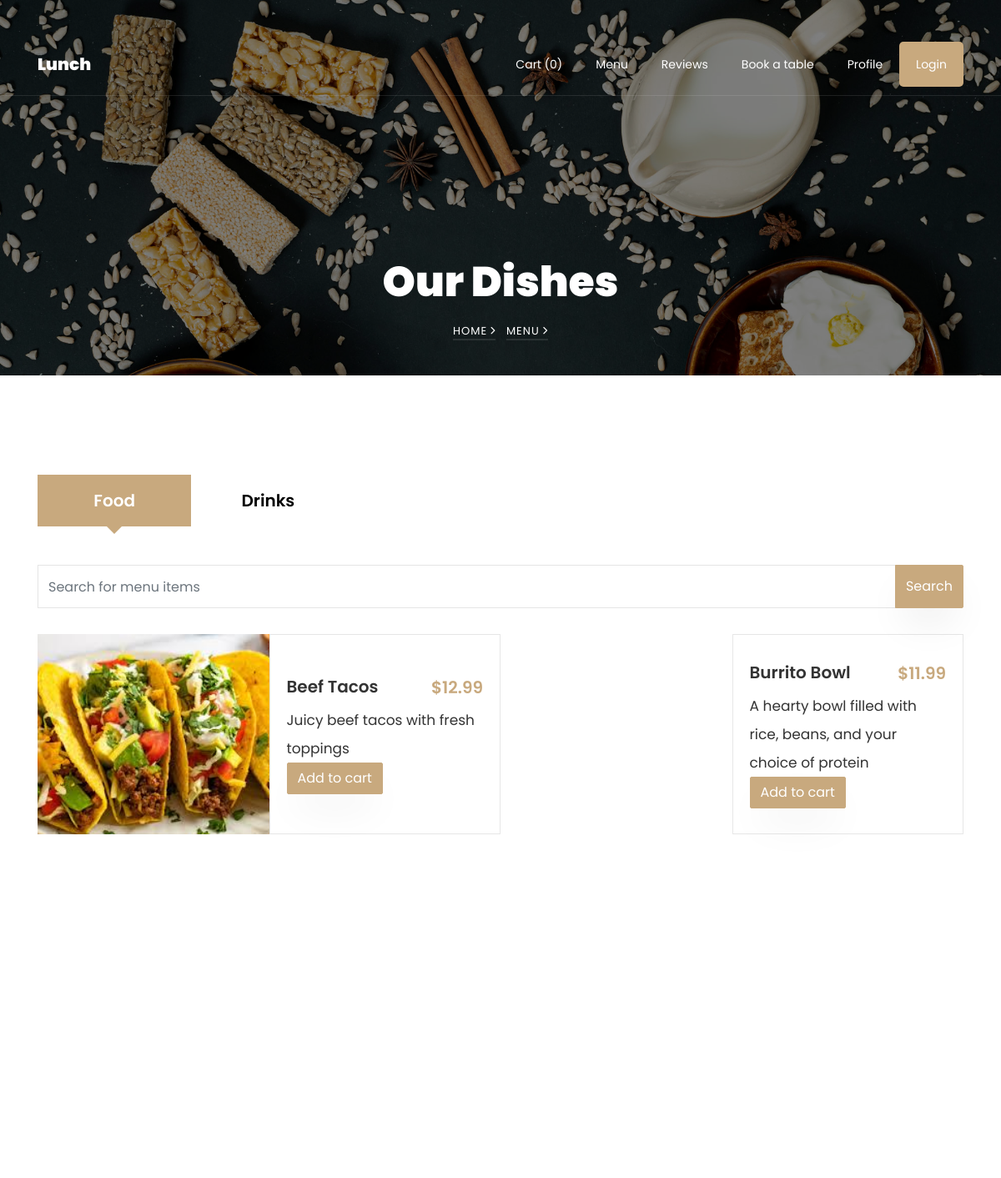
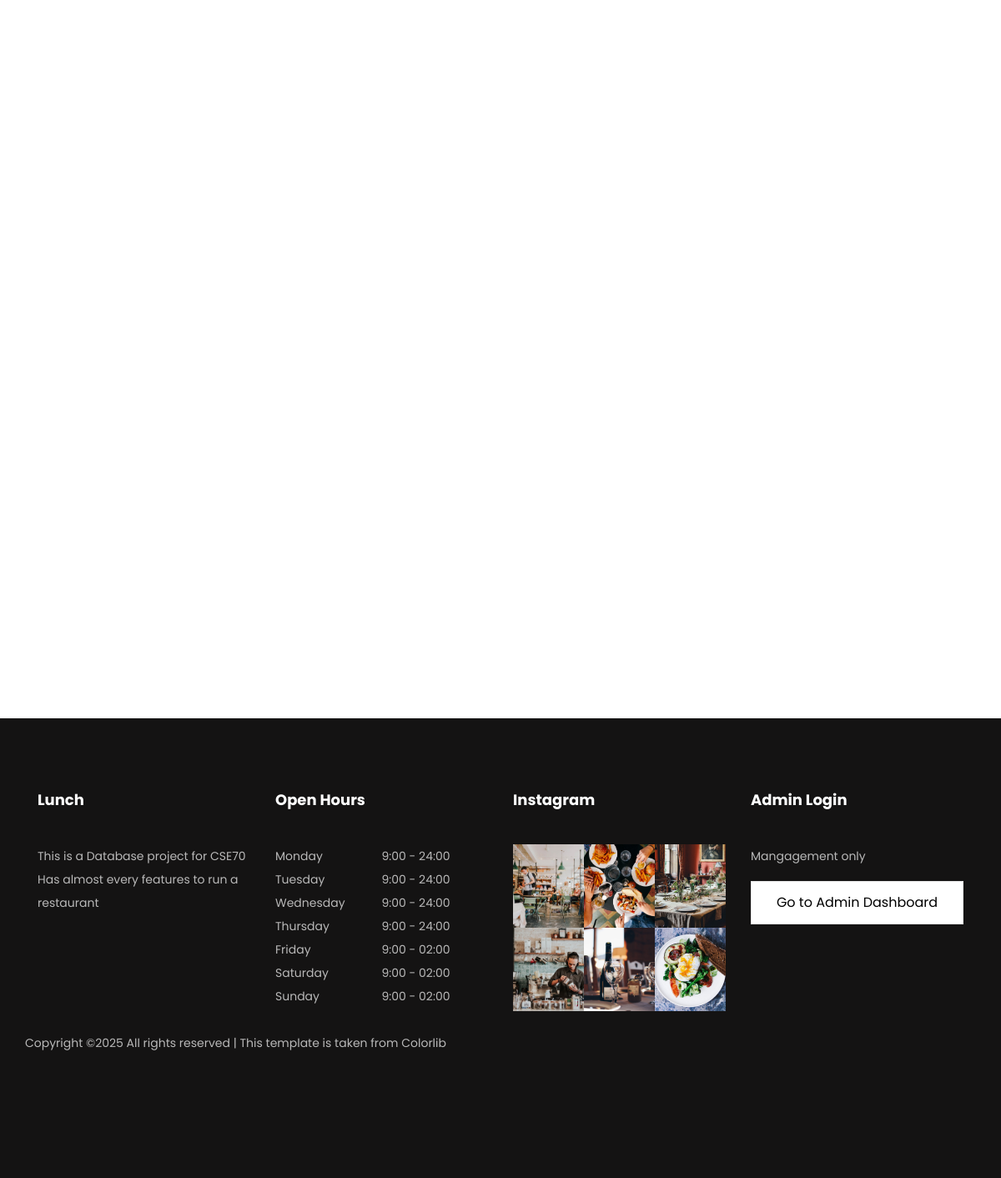
Page /menu.php on the committed database (2 pictures, top to bottom).
### tables this page shows
CREATE TABLE menu_items (
    id INT AUTO_INCREMENT PRIMARY KEY,
    name VARCHAR(100) NOT NULL,
    description TEXT,
    price DECIMAL(10, 2) NOT NULL,
    category VARCHAR(50) NOT NULL,
    image_url VARCHAR(255)
);

### menu.php (the view, shortened to what this page needs)
<?php
require_once 'db_connection.php';
$isLoggedIn = isset($_SESSION['user_id']);
$username = $isLoggedIn ? $_SESSION['username'] : '';
function getMenuItems($category = null, $searchTerm = null) {
    global $conn;
    $sql = "SELECT * FROM menu_items WHERE 1=1";
    $params = array();
    $types = "";
    if ($category) {
        $sql .= " AND category = ?";
        $params[] = $category;
        $types .= "s";
    }
    $stmt = $conn->prepare($sql);
    if (!empty($params)) {
        $stmt->bind_param($types, ...$params);
    }
    $stmt->execute();
    $result = $stmt->get_result();
    return $result->fetch_all(MYSQLI_ASSOC);
}
$searchTerm = isset($_GET['search']) ? $_GET['search'] : '';
$foodItems = getMenuItems('food', $searchTerm);
$cartItemCount = isset($_SESSION['cart']) ? array_sum(array_column($_SESSION['cart'], 'quantity')) : 0;
?>
<!DOCTYPE html>
<html lang="en">
  <head>
    <link rel="stylesheet" href="css/open-iconic-bootstrap.min.css">
    <link rel="stylesheet" href="css/animate.css">
    <link rel="stylesheet" href="css/owl.carousel.min.css">
    <link rel="stylesheet" href="css/magnific-popup.css">
    <link rel="stylesheet" href="css/aos.css">
    <link rel="stylesheet" href="css/ionicons.min.css">
    <link rel="stylesheet" href="css/bootstrap-datepicker.css">
    <link rel="stylesheet" href="css/jquery.timepicker.css">
    <link rel="stylesheet" href="css/flaticon.css">
    <link rel="stylesheet" href="css/icomoon.css">
    <link rel="stylesheet" href="css/style.css">
  </head>
  <body>
    <nav class="navbar navbar-expand-lg navbar-dark ftco_navbar bg-dark ftco-navbar-light" id="ftco-navbar">
	    <div class="container">
	      <a class="navbar-brand" href="index.php">Lunch</a>
	      <div class="collapse navbar-collapse" id="ftco-nav">
	        <ul class="navbar-nav ml-auto">
			    <li class="nav-item"><a href="cart.php" class="nav-link">Cart (<?php echo $cartItemCount; ?>)</a></li>
	        	<li class="nav-item"><a href="menu.php" class="nav-link">Menu</a></li>
				<li class="nav-item"><a href="reviews.php" class="nav-link">Reviews</a></li>
	          <li class="nav-item"><a href="table_reservation.php" class="nav-link">Book a table</a></li>
              <?php if ($isLoggedIn): ?>
                <li class="nav-item"><a href="profile.php" class="nav-link"><?php echo htmlspecialchars($username); ?></a></li>
                <li class="nav-item cta"><a href="logout.php" class="nav-link">Logout</a></li>
              <?php else: ?>
                <li class="nav-item"><a href="profile.php" class="nav-link">Profile</a></li>
                <li class="nav-item cta"><a href="login.php" class="nav-link">Login</a></li>
              <?php endif; ?>
	        </ul>
	      </div>
	    </div>
	  </nav>
    <section class="hero-wrap hero-wrap-2" style="background-image: url('images/bg_2.jpg');" data-stellar-background-ratio="0.5">
      <div class="overlay"></div>
      <div class="container">
        <div class="row no-gutters slider-text align-items-end justify-content-center">
          <div class="col-md-9 ftco-animate text-center mb-4">
            <h1 class="mb-2 bread">Our Dishes</h1>
            <p class="breadcrumbs"><span class="mr-2"><a href="index.php">Home <i class="ion-ios-arrow-forward"></i></a></span> <span><a href="menu.php">Menu <i class="ion-ios-arrow-forward"></i></a></span></p>
          </div>
        </div>
      </div>
    </section>
    <section class="ftco-section">
      <div class="container">
        <div class="ftco-search">
          <div class="row">
            <div class="col-md-12 nav-link-wrap">
              <div class="nav nav-pills d-flex text-center" id="v-pills-tab" role="tablist" aria-orientation="vertical">
                <a class="nav-link ftco-animate active" id="v-pills-food-tab" data-toggle="pill" href="#v-pills-food" role="tab" aria-controls="v-pills-food" aria-selected="true">Food</a>
                <a class="nav-link ftco-animate" id="v-pills-drinks-tab" data-toggle="pill" href="#v-pills-drinks" role="tab" aria-controls="v-pills-drinks" aria-selected="false">Drinks</a>
              </div>
            </div>
            <div class="col-md-12 mt-3">
              <form method="GET" action="menu.php">
                <div class="input-group mb-3">
                  <input type="text" class="form-control" placeholder="Search for menu items" name="search" value="<?php echo htmlspecialchars($searchTerm); ?>">
                  <div class="input-group-append">
                    <button class="btn btn-primary" type="submit">Search</button>
                  </div>
                </div>
              </form>
            </div>
            <div class="col-md-12 tab-wrap">
              <div class="tab-content" id="v-pills-tabContent">
                <div class="tab-pane fade show active" id="v-pills-food" role="tabpanel" aria-labelledby="v-pills-food-tab">
                  <div class="row no-gutters d-flex align-items-stretch">
                    <?php if (count($foodItems) > 0): ?>
                    <?php foreach ($foodItems as $item): ?>
                    <div class="col-md-12 col-lg-6 d-flex align-self-stretch">
                      <div class="menus d-sm-flex ftco-animate align-items-stretch">
                        <div class="menu-img img" style="background-image: url(<?php echo htmlspecialchars($item['image_url']); ?>);"></div>
                        <div class="text d-flex align-items-center">
                          <div>
                            <div class="d-flex">
                              <div class="one-half">
                                <h3><?php echo htmlspecialchars($item['name']); ?></h3>
                              </div>
                              <div class="one-forth">
                                <span class="price">$<?php echo number_format($item['price'], 2); ?></span>
                              </div>
                            </div>
                            <p><?php echo htmlspecialchars($item['description']); ?></p>
                            <form method="post" action="menu.php">
                                <button type="submit" name="add_to_cart" class="btn btn-primary">Add to cart</button>
                            </form>
                          </div>
                        </div>
                      </div>
                    </div>
                    <?php endforeach; ?>
                    <?php else: ?>
                    <p>No food items found matching your search.</p>
                    <?php endif; ?>
                  </div>
                </div>
              </div>
            </div>
          </div>
        </div>
      </div>
    </section>
    <?php include 'footer.php'; ?>
  </body>
</html>

### rows in the picture
menu_items: image_url (picture), name "Beef Tacos", price "12.99", description "Juicy beef tacos with fresh toppings"
menu_items: name "Burrito Bowl", price "11.99", description "A hearty bowl filled with rice, beans, and your choice of protein"

### other values in the picture
$cartItemCount "0"
